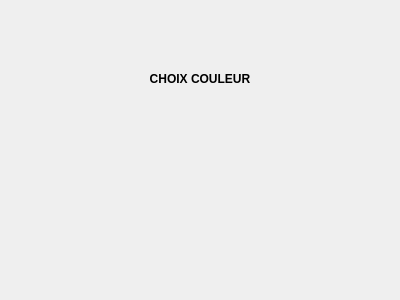
<?xml version="1.0" encoding="UTF-8"?>
<ui version="4.0">
 <class>ChoixCouleur</class>
 <widget class="QWidget" name="ChoixCouleur">
  <property name="geometry">
   <rect>
    <x>0</x>
    <y>0</y>
    <width>400</width>
    <height>300</height>
   </rect>
  </property>
  <property name="windowTitle">
   <string>Form</string>
  </property>
  <layout class="QVBoxLayout" name="verticalLayout">
   <item>
    <widget class="QLabel" name="label">
     <property name="font">
      <font>
       <weight>75</weight>
       <bold>true</bold>
      </font>
     </property>
     <property name="text">
      <string>CHOIX COULEUR</string>
     </property>
     <property name="alignment">
      <set>Qt::AlignCenter</set>
     </property>
    </widget>
   </item>
   <item>
    <widget class="CouleursChoix" name="widget" native="true"/>
   </item>
  </layout>
 </widget>
 <customwidgets>
  <customwidget>
   <class>CouleursChoix</class>
   <extends>QWidget</extends>
   <header location="global">couleurschoix.h</header>
   <container>1</container>
  </customwidget>
 </customwidgets>
 <resources/>
 <connections/>
</ui>
